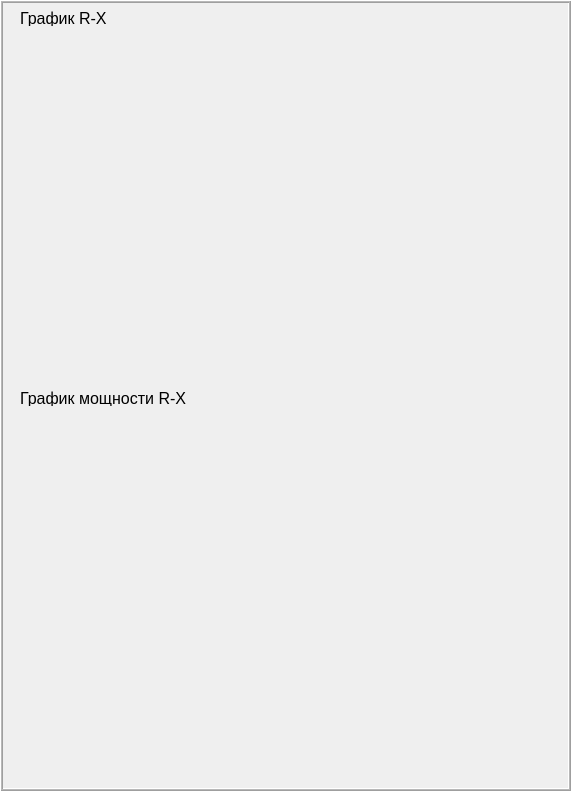
   <widget class="QFrame" name="frame_5">
    <property name="geometry">
     <rect>
      <x>520</x>
      <y>30</y>
      <width>571</width>
      <height>791</height>
     </rect>
    </property>
    <property name="frameShape">
     <enum>QFrame::Shape::Box</enum>
    </property>
    <property name="frameShadow">
     <enum>QFrame::Shadow::Raised</enum>
    </property>
    <property name="midLineWidth">
     <number>1</number>
    </property>
    <widget class="QLabel" name="label_15">
     <property name="geometry">
      <rect>
       <x>20</x>
       <y>10</y>
       <width>111</width>
       <height>16</height>
      </rect>
     </property>
     <property name="font">
      <font>
       <family>Arial</family>
       <pointsize>12</pointsize>
       <bold>false</bold>
       <underline>false</underline>
       <kerning>true</kerning>
      </font>
     </property>
     <property name="text">
      <string>График R-X</string>
     </property>
    </widget>
    <widget class="PlotWidget" name="plotWidgetRX" native="true">
     <property name="geometry">
      <rect>
       <x>20</x>
       <y>30</y>
       <width>531</width>
       <height>341</height>
      </rect>
     </property>
     <property name="font">
      <font>
       <family>Arial</family>
       <pointsize>8</pointsize>
       <bold>false</bold>
       <underline>false</underline>
       <kerning>true</kerning>
      </font>
     </property>
    </widget>
    <widget class="QLabel" name="label_23">
     <property name="geometry">
      <rect>
       <x>20</x>
       <y>390</y>
       <width>171</width>
       <height>16</height>
      </rect>
     </property>
     <property name="font">
      <font>
       <family>Arial</family>
       <pointsize>12</pointsize>
       <bold>false</bold>
       <underline>false</underline>
       <kerning>true</kerning>
      </font>
     </property>
     <property name="text">
      <string>График мощности R-X</string>
     </property>
    </widget>
    <widget class="PlotWidget" name="plotWidgetPowRX" native="true">
     <property name="geometry">
      <rect>
       <x>20</x>
       <y>410</y>
       <width>531</width>
       <height>361</height>
      </rect>
     </property>
     <property name="font">
      <font>
       <family>Arial</family>
       <pointsize>8</pointsize>
       <bold>false</bold>
       <underline>false</underline>
       <kerning>true</kerning>
      </font>
     </property>
    </widget>
   </widget>
